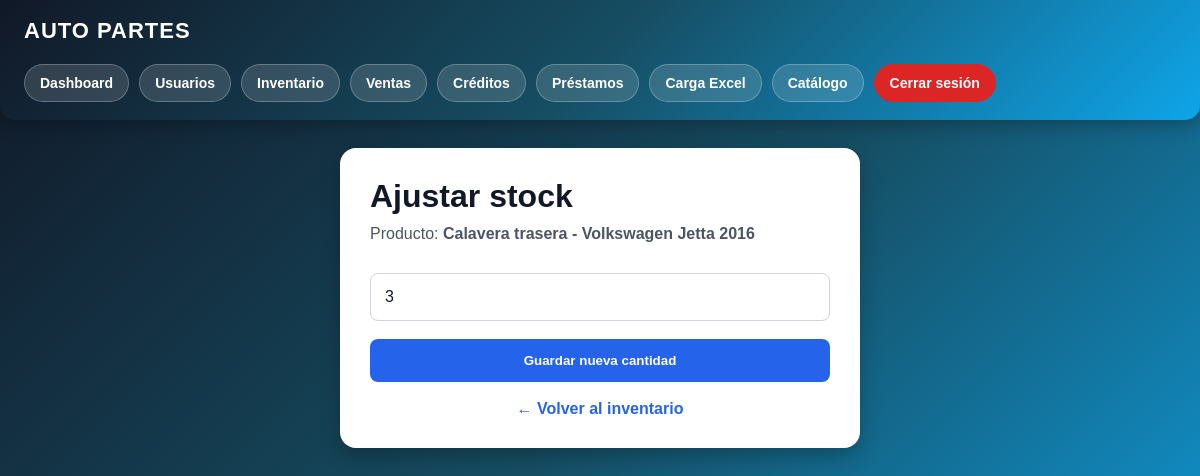
Screenshot of /stock/2 (signed in) with the database file from the repository.
### app.py (models this page shows)
class Producto(db.Model):
    id = db.Column(db.Integer, primary_key=True)
    marca = db.Column(db.String(100))
    modelo = db.Column(db.String(100))
    anio = db.Column(db.Integer)
    autoparte = db.Column(db.String(150))
    observaciones = db.Column(db.Text)
    transmision = db.Column(db.String(100))
    motor = db.Column(db.String(100))
    propiedad = db.Column(db.String(100))
    tipo = db.Column(db.String(100))
    lado = db.Column(db.String(50))
    origen = db.Column(db.String(100))
    costo_venta = db.Column(db.Float)
    stock = db.Column(db.Integer, default=1)
    foto = db.Column(db.String(300))
    link_ml = db.Column(db.String(500))
    estado = db.Column(db.String(50), default="disponible")
    vendido_a = db.Column(db.String(150))
    metodo_pago = db.Column(db.String(100))
    factura = db.Column(db.String(100))
    comentarios_venta = db.Column(db.Text)
    fecha_salida = db.Column(db.String(100))
    fecha_prestamo = db.Column(db.String(100))

### app.py (the view, shortened to what this page needs)
@app.route("/stock/<int:id>", methods=["GET", "POST"])
def ajustar_stock(id):
    if not session.get("rol") in ["admin", "vendedor"]:
        return redirect("/login")
    producto = Producto.query.get_or_404(id)
    return render_template(
        "stock.html",
        producto=producto
    )

### templates/stock.html (shortened to what this page needs)
{% extends "layout.html" %}
{% block contenido %}
<div class="stock-card">
    <h1>Ajustar stock</h1>
    <p>
        Producto:
        <strong>
            {{ producto.autoparte }} - {{ producto.marca }} {{ producto.modelo }} {{ producto.anio }}
        </strong>
    </p>
    <form method="POST">
        <input
            type="number"
            name="stock"
            min="0"
            value="{{ producto.stock }}"
            placeholder="Nueva cantidad"
            required
        >
        <button type="submit" class="btn-stock-save">
            Guardar nueva cantidad
        </button>
    </form>
    <a href="/inventario" class="volver">← Volver al inventario</a>
</div>
{% endblock %}

### static/css/style.css (style rules this page uses)
* { margin: 0; padding: 0; box-sizing: border-box; }
body { background: linear-gradient(135deg, #111827, #164e63, #0ea5e9); color: white; font-family: Arial, sans-serif; min-height: 100vh; }
input, textarea, select { width: 100%; padding: 14px; border: none; border-radius: 8px; background: #111827; color: white; margin-top: 10px; }

### templates/stock.html (style rules this page uses)
.stock-card { background: white; color: #111827; max-width: 520px; margin: auto; padding: 30px; border-radius: 16px; box-shadow: 0 8px 20px rgba(0,0,0,0.25); }
.stock-card h1 { margin-bottom: 10px; color: #111827; }
.stock-card p { color: #4b5563; margin-bottom: 20px; }
.stock-card input { width: 100%; padding: 14px; border: 1px solid #d1d5db; border-radius: 8px; margin-bottom: 18px; color: #111827; background: white; font-size: 16px; }
.btn-stock-save { width: 100%; padding: 14px; background: #2563eb; color: white; border: none; border-radius: 8px; font-weight: bold; cursor: pointer; }
.volver { display: block; text-align: center; margin-top: 18px; color: #2563eb; text-decoration: none; font-weight: bold; }

### rows the page displays
Producto: autoparte "Calavera trasera", marca "Volkswagen", modelo "Jetta", anio "2016", stock "3"
